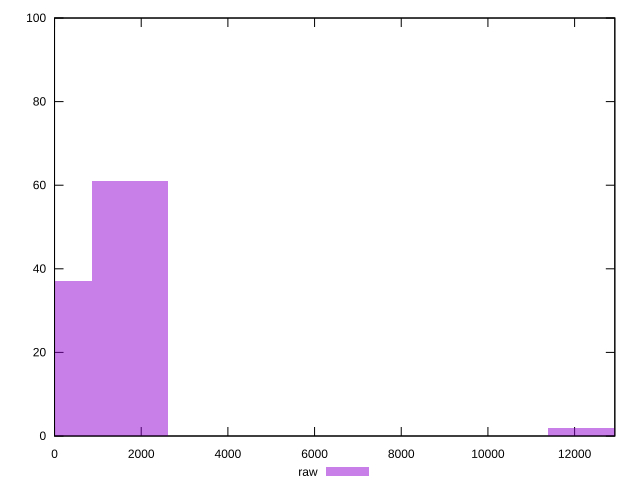

Recreate this plot in gnuplot.
reset

$raw <<EOF
0 37
1750.4592552220943 61
12253.21478655466 2
EOF

set key outside below
set boxwidth 1750.4592552220943
set xrange [0:12928]
set yrange [0:100]
set trange [0:100]
set style fill transparent solid 0.5 noborder
set terminal svg size 640, 490 enhanced background rgb 'white'
set output "reprap/uses-rel-preload/samples/pages/raw/histogram.svg"

plot $raw title "raw" with boxes

reset
